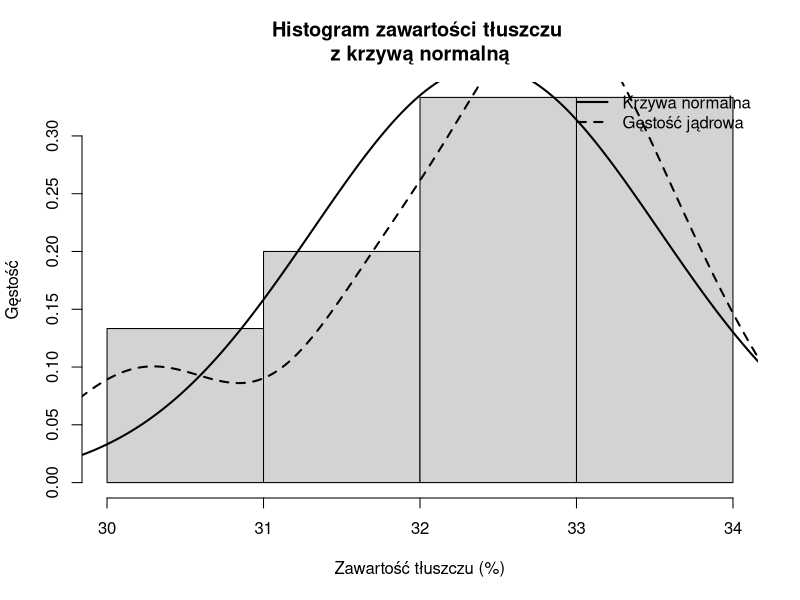
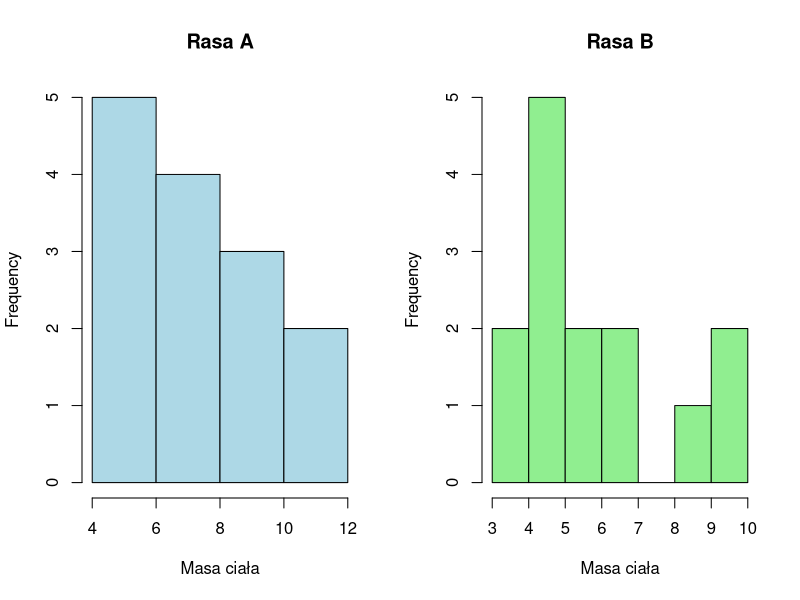

These figures' R source, in order:
#Zad1

prop.test(270,400)

#zad.
x <- c(33.1, 33.1, 32.9, 32.0, 33.6, 30.0, 30.5, 31.5, 32.5, 34.0, 33.4, 32.4, 31.8, 32.7, 32.8)
n <- length(x)

mean_x <- mean(x)
sd_x <- sd(x)
var_x <- var(x)

cat("Średnia =", mean_x, "\n")
cat("Odchylenie standardowe =", sd_x, "\n")
cat("Wariancja =", var_x, "\n\n")

cat("===== 95% PRZEDZIAŁ UFNOŚCI DLA ŚREDNIEJ (t-Student) =====\n")
print(t.test(x, conf.level = 0.95))

cat("\n===== 95% PRZEDZIAŁ UFNOŚCI DLA WARIANCJI (Chi^2) =====\n")
alpha <- 0.05
chi_low <- qchisq(alpha/2, df = n - 1)
chi_high <- qchisq(1 - alpha/2, df = n - 1)
lower_var <- (n - 1) * var_x / chi_high
upper_var <- (n - 1) * var_x / chi_low
cat("(", lower_var, ";", upper_var, ")\n\n")

print(shapiro.test(x))

hist(x, freq = FALSE, main = "Histogram zawartości tłuszczu \nz krzywą normalną",
     xlab = "Zawartość tłuszczu (%)", ylab = "Gęstość")

xx <- seq(min(x) - 0.5, max(x) + 0.5, length.out = 200)
yy_norm <- dnorm(xx, mean = mean_x, sd = sd_x)
lines(xx, yy_norm, lwd = 2)

lines(density(x), lwd = 2, lty = 2)

legend("topright", legend = c("Krzywa normalna", "Gęstość jądrowa"),
       lty = c(1,2), lwd = c(2,2), bty = "n")


#Zad3
x <- c(20.3, 21, 23, 22.2, 21.2, 20.1, 23.2, 20.5, 23, 23.5, 19.8, 20.7, 23.4, 19.6, 22)
n <- length(x)

mean_x <- mean(x)
sd_x <- sd(x)

cat("Średnia =", mean_x, "\n")
cat("Odchylenie standardowe próby =", sd_x, "\n\n")

cat("==== PRZEDZIAŁY UFNOŚCI 99% ====\n")

print(t.test(x, conf.level = 0.99))

alpha <- 0.01
chi_low <- qchisq(alpha/2, df = n-1)
chi_high <- qchisq(1 - alpha/2, df = n-1)

lower_sigma_99 <- sqrt((n - 1) * sd_x^2 / chi_high)
upper_sigma_99 <- sqrt((n - 1) * sd_x^2 / chi_low)

cat("Przedział ufności 99% dla odchylenia standardowego:\n")
cat("(", lower_sigma_99, ";", upper_sigma_99, ")\n\n")

cat("==== PRZEDZIAŁY UFNOŚCI 90% ====\n")

print(t.test(x, conf.level = 0.90))

alpha <- 0.10
chi_low <- qchisq(alpha/2, df = n-1)
chi_high <- qchisq(1 - alpha/2, df = n-1)

lower_sigma_90 <- sqrt((n - 1) * sd_x^2 / chi_high)
upper_sigma_90 <- sqrt((n - 1) * sd_x^2 / chi_low)

cat("Przedział ufności 90% dla odchylenia standardowego:\n")
cat("(", lower_sigma_90, ";", upper_sigma_90, ")\n")


#Zad2
A <- c(7.19, 5.21, 4.38, 10.99, 8.2, 4.5, 5.78, 4.63, 11.4, 9.62, 6.47, 8.09, 6.17, 6.05)
B <- c(4.42, 4.81, 9.3, 5.89, 6.24, 6.49, 8.46, 4.97, 4.01, 9.35, 5.12, 4.55, 3.53, 3.43)

mean_A <- mean(A)
mean_B <- mean(B)

var_A <- var(A)
var_B <- var(B)

t_90 <- qt(0.95, 13)
n <- length(A)

se_A <- sd(A)/sqrt(n)
ci_mean_A <- c(mean_A - t_90 * se_A, mean_A + t_90 * se_A)

se_B <- sd(B)/sqrt(n)
ci_mean_B <- c(mean_B - t_90 * se_B, mean_B + t_90 * se_B)

alpha_99 <- 0.01
chi_low_99 <- qchisq(1 - alpha_99/2, n-1)
chi_high_99 <- qchisq(alpha_99/2, n-1)

ci_var_A <- c((n-1)*var_A/chi_low_99, (n-1)*var_A/chi_high_99)
ci_var_B <- c((n-1)*var_B/chi_low_99, (n-1)*var_B/chi_high_99)

cat("Rasa A:", round(mean_A, 4), "\n")
cat("Rasa B:", round(mean_B, 4), "\n\n")

cat("b) Wariancje:\n")
cat("Rasa A:", round(var_A, 4), "\n")
cat("Rasa B:", round(var_B, 4), "\n\n")

cat("c) Przedziały ufności dla średniej (90%):\n")
cat("Rasa A: [", round(ci_mean_A[1], 4), ";", round(ci_mean_A[2], 4), "]\n")
cat("Rasa B: [", round(ci_mean_B[1], 4), ";", round(ci_mean_B[2], 4), "]\n\n")

cat("d) Przedziały ufności dla wariancji (99%):\n")
cat("Rasa A: [", round(ci_var_A[1], 4), ";", round(ci_var_A[2], 4), "]\n")
cat("Rasa B: [", round(ci_var_B[1], 4), ";", round(ci_var_B[2], 4), "]\n")

par(mfrow=c(1,2))
hist(A, main="Rasa A", xlab="Masa ciała", col="lightblue")
hist(B, main="Rasa B", xlab="Masa ciała", col="lightgreen")
